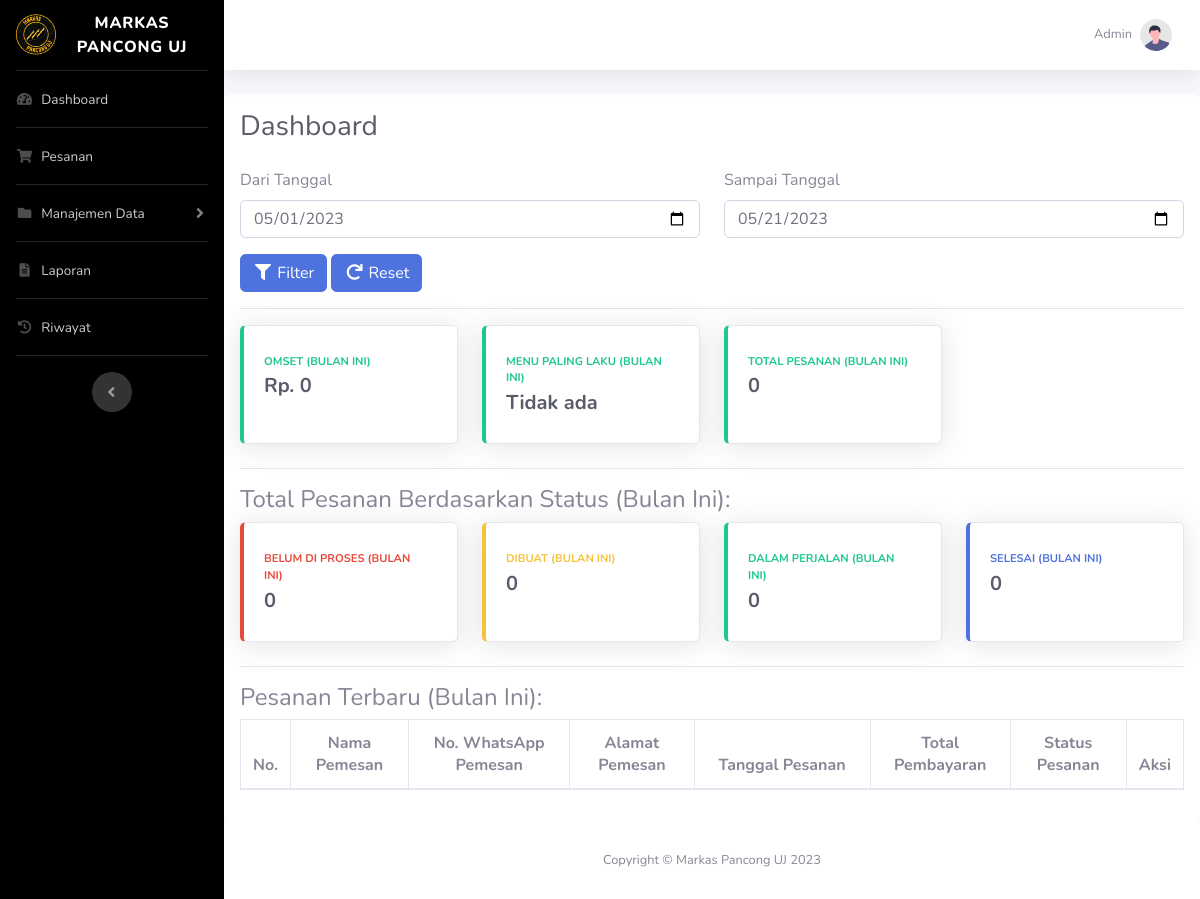
The page /dashboard.php (signed in) on the database as committed earlier.
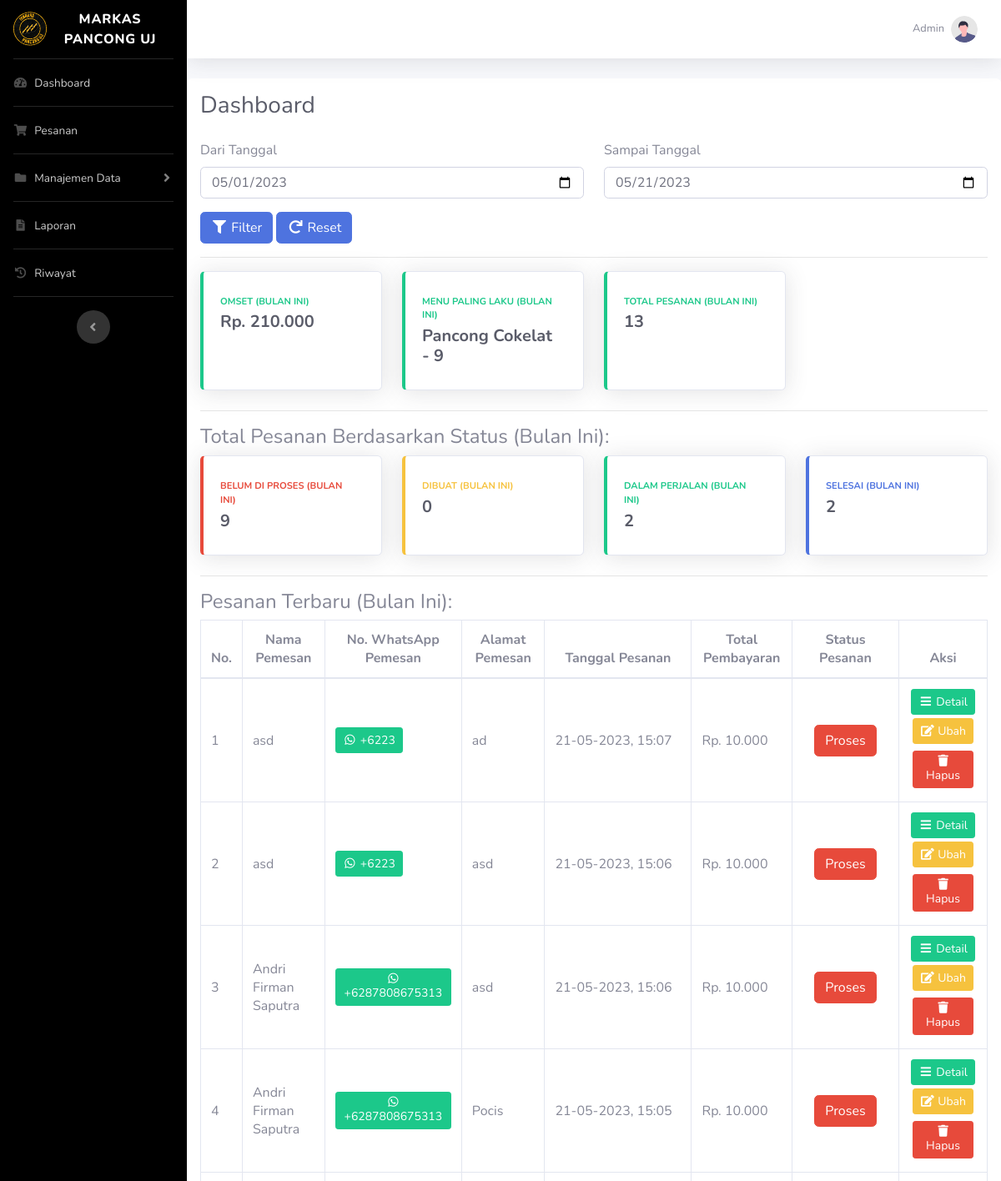
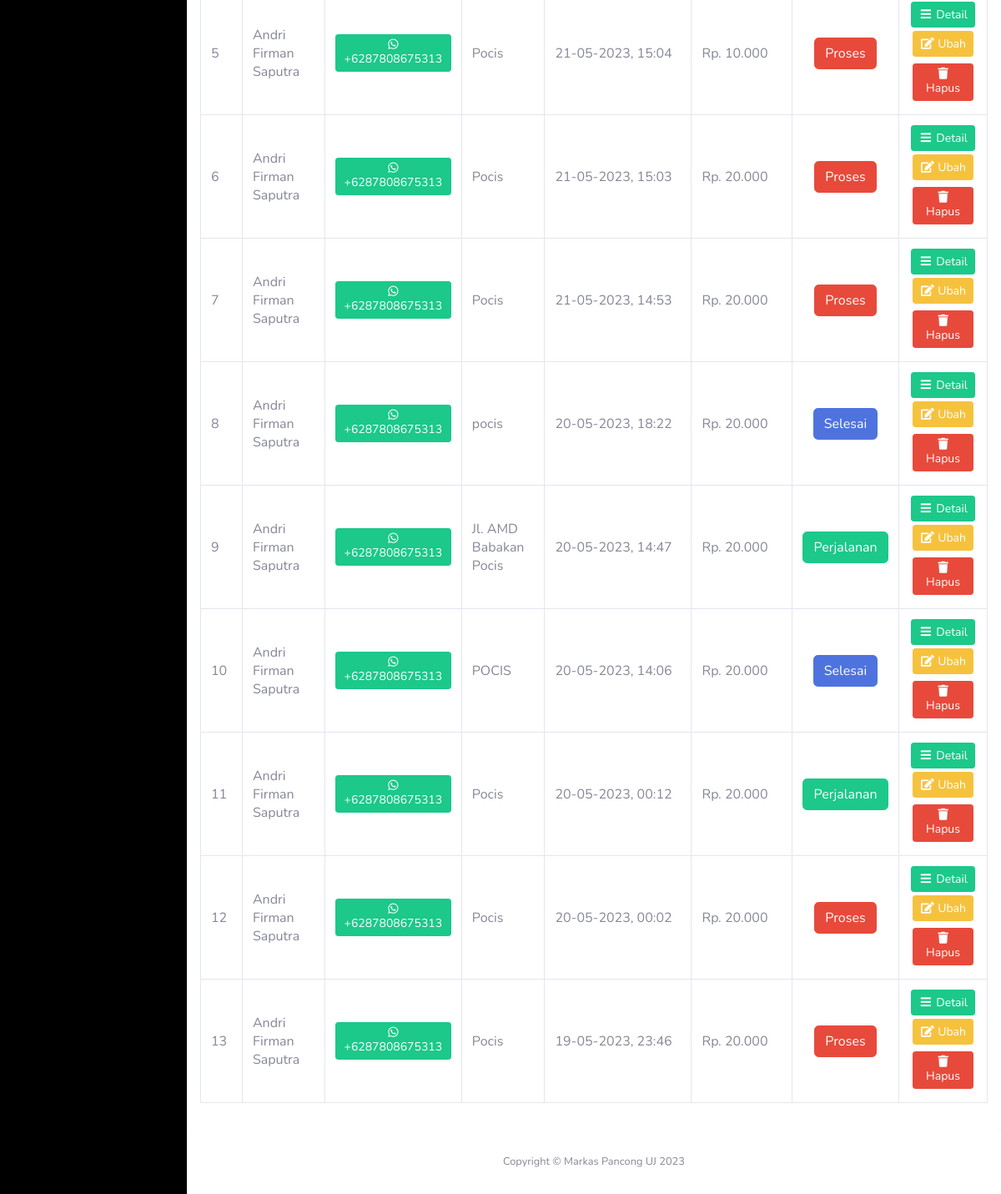
The same page on the database as committed later (2 pictures, top to bottom).
### tables this page shows
CREATE TABLE `detail_pesanan` (
  `id_detail_pesanan` int(11) NOT NULL,
  `id_menu` int(11) NOT NULL,
  `jumlah` int(11) NOT NULL,
  `subtotal` int(11) NOT NULL,
  `kode_pesanan` varchar(25) NOT NULL
);

CREATE TABLE `menu` (
  `id_menu` int(11) NOT NULL,
  `nama_menu` varchar(50) NOT NULL,
  `harga_menu` int(11) NOT NULL,
  `jenis_menu` enum('makanan','minuman') NOT NULL,
  `foto_menu` text NOT NULL
);

CREATE TABLE `pesanan` (
  `kode_pesanan` varchar(25) NOT NULL,
  `nama_pemesan` varchar(50) NOT NULL,
  `no_telp_pemesan` varchar(20) NOT NULL,
  `alamat_pemesan` text NOT NULL,
  `tanggal_pesanan` datetime NOT NULL,
  `total_pembayaran` int(11) DEFAULT NULL,
  `status_pesanan` enum('proses','dibuat','perjalanan','selesai') NOT NULL DEFAULT 'proses',
  `id_user` int(11) DEFAULT NULL
);

### dashboard.php (the view, shortened to what the changed rows need)
<?php
    require_once 'koneksi.php';
    $dari_awal_bulan = date('Y-m-01') . ' 00:00:00';
    $sampai_tanggal_ini = date('Y-m-d') . ' 23:59:59';
    $pesanan_semua = mysqli_num_rows(mysqli_query($koneksi, "SELECT * FROM pesanan WHERE tanggal_pesanan BETWEEN '$dari_awal_bulan' AND '$sampai_tanggal_ini'"));
    $pesanan_proses = mysqli_num_rows(mysqli_query($koneksi, "SELECT * FROM pesanan WHERE status_pesanan = 'proses' AND tanggal_pesanan BETWEEN '$dari_awal_bulan' AND '$sampai_tanggal_ini'"));
    $pesanan_perjalanan = mysqli_num_rows(mysqli_query($koneksi, "SELECT * FROM pesanan WHERE status_pesanan = 'perjalanan' AND tanggal_pesanan BETWEEN '$dari_awal_bulan' AND '$sampai_tanggal_ini'"));
    $pesanan_selesai = mysqli_num_rows(mysqli_query($koneksi, "SELECT * FROM pesanan WHERE status_pesanan = 'selesai' AND tanggal_pesanan BETWEEN '$dari_awal_bulan' AND '$sampai_tanggal_ini'"));
    $pesanan = mysqli_query($koneksi, "SELECT * FROM pesanan WHERE tanggal_pesanan BETWEEN '$dari_awal_bulan' AND '$sampai_tanggal_ini' ORDER BY tanggal_pesanan DESC");
    $omset = mysqli_fetch_assoc(mysqli_query($koneksi, "SELECT *, sum(total_pembayaran) as omset FROM pesanan WHERE tanggal_pesanan BETWEEN '$dari_awal_bulan' AND '$sampai_tanggal_ini'"));
    $menu_paling_laku = mysqli_fetch_assoc(mysqli_query($koneksi, "SELECT *, detail_pesanan.id_menu, nama_menu, SUM(jumlah) as laku FROM detail_pesanan INNER JOIN menu ON detail_pesanan.id_menu = menu.id_menu INNER JOIN pesanan ON pesanan.kode_pesanan = detail_pesanan.kode_pesanan WHERE tanggal_pesanan BETWEEN '$dari_awal_bulan' AND '$sampai_tanggal_ini' GROUP BY detail_pesanan.id_menu ORDER BY laku DESC LIMIT 1"));
 ?>
<!DOCTYPE html>
<html lang="en">
<head>
    <?php include 'head.php' ?>
</head>
<body id="page-top">
    <div id="wrapper">
        <div id="content-wrapper" class="d-flex flex-column">
            <div id="content">
                <div class="container-fluid bg-white rounded p-3">
                    <div class="d-sm-flex align-items-center justify-content-between mb-4">
                        <h1 class="h3 mb-0 text-gray-800">Dashboard</h1>
                    </div>
                    <div class="row">
                        <div class="col-xl-3 col-md-6 mb-4">
                            <div class="card border-left-success shadow h-100 py-2">
                                <div class="card-body">
                                    <div class="row no-gutters align-items-center">
                                        <div class="col mr-2">
                                            <div class="text-xs font-weight-bold text-success text-uppercase mb-1">Omset (<?= (isset($_GET['btnFilter'])) ? "Filter" : "Bulan Ini"; ?>)</div>
                                            <div class="h5 mb-0 font-weight-bold text-gray-800">Rp. <?= str_replace(",", ".", number_format($omset['omset'])); ?></div>
                                        </div>
                                    </div>
                                </div>
                            </div>
                        </div>
                        <div class="col-xl-3 col-md-6 mb-4">
                            <div class="card border-left-success shadow h-100 py-2">
                                <div class="card-body">
                                    <div class="row no-gutters align-items-center">
                                        <div class="col mr-2">
                                            <div class="text-xs font-weight-bold text-success text-uppercase mb-1">Menu Paling Laku (<?= (isset($_GET['btnFilter'])) ? "Filter" : "Bulan Ini"; ?>)</div>
                                            <div class="h5 mb-0 font-weight-bold text-gray-800">
                                                <?php if ($menu_paling_laku): ?>
                                                <?= $menu_paling_laku['nama_menu']; ?> - <?= $menu_paling_laku['laku']; ?>
                                                <?php else: ?>
                                                    Tidak ada
                                                <?php endif ?>
                                            </div>
                                        </div>
                                    </div>
                                </div>
                            </div>
                        </div>
                        <div class="col-xl-3 col-md-6 mb-4">
                            <div class="card border-left-success shadow h-100 py-2">
                                <div class="card-body">
                                    <div class="row no-gutters align-items-center">
                                        <div class="col mr-2">
                                            <div class="text-xs font-weight-bold text-success text-uppercase mb-1">Total Pesanan (<?= (isset($_GET['btnFilter'])) ? "Filter" : "Bulan Ini"; ?>)</div>
                                            <div class="h5 mb-0 font-weight-bold text-gray-800"><?= $pesanan_semua; ?></div>
                                        </div>
                                    </div>
                                </div>
                            </div>
                        </div>
                    </div>
                    <div class="row">
                        <div class="col">
                            <div class="row">
                                <div class="col-xl-3 col-md-6 mb-4">
                                    <a href="pesanan.php?status_pesanan=proses" class="text-decoration-none">
                                        <div class="card border-left-danger shadow h-100 py-2">
                                            <div class="card-body">
                                                <div class="row no-gutters align-items-center">
                                                    <div class="col mr-2">
                                                        <div class="text-xs font-weight-bold text-danger text-uppercase mb-1">Belum Di Proses (<?= (isset($_GET['btnFilter'])) ? "Filter" : "Bulan Ini"; ?>)</div>
                                                        <div class="h5 mb-0 font-weight-bold text-gray-800"><?= $pesanan_proses; ?></div>
                                                    </div>
                                                </div>
                                            </div>
                                        </div>
                                    </a>
                                </div>
                                <div class="col-xl-3 col-md-6 mb-4">
                                    <a href="pesanan.php?status_pesanan=perjalanan" class="text-decoration-none">
                                        <div class="card border-left-success shadow h-100 py-2">
                                            <div class="card-body">
                                                <div class="row no-gutters align-items-center">
                                                    <div class="col mr-2">
                                                        <div class="row no-gutters align-items-center">
                                                            <div class="col-auto">
                                                                <div class="h5 mb-0 font-weight-bold text-gray-800"><?= $pesanan_perjalanan; ?></div>
                                                            </div>
                                                        </div>
                                                    </div>
                                                </div>
                                            </div>
                                        </div>
                                    </a>
                                </div>
                                <div class="col-xl-3 col-md-6 mb-4">
                                    <a href="pesanan.php?status_pesanan=selesai" class="text-decoration-none">
                                        <div class="card border-left-primary shadow h-100 py-2">
                                            <div class="card-body">
                                                <div class="row no-gutters align-items-center">
                                                    <div class="col mr-2">
                                                        <div class="text-xs font-weight-bold text-primary text-uppercase mb-1">Selesai (<?= (isset($_GET['btnFilter'])) ? "Filter" : "Bulan Ini"; ?>)</div>
                                                        <div class="h5 mb-0 font-weight-bold text-gray-800"><?= $pesanan_selesai; ?></div>
                                                    </div>
                                                </div>
                                            </div>
                                        </div>
                                    </a>
                                </div>
                            </div>
                        </div>
                    </div>
                    <div class="row">
                        <div class="col">
                            <div class="table-responsive">
                                <table class="table table-bordered" id="dataTable" cellspacing="0">
                                    <thead>
                                        <tr class="text-center">
                                            <th>No.</th>
                                            <th>Nama Pemesan</th>
                                            <th>No. WhatsApp Pemesan</th>
                                            <th>Alamat Pemesan</th>
                                            <th style="min-width: 11rem;">Tanggal Pesanan</th>
                                            <th>Total Pembayaran</th>
                                            <th>Status Pesanan</th>
                                            <th>Aksi</th>
                                        </tr>
                                    </thead>
                                    <tbody>
                                        <?php $i = 1; ?>
                                        <?php foreach ($pesanan as $dp): ?>
                                            <tr>
                                                <td class="align-middle"><?= $i++; ?></td>
                                                <td class="align-middle"><?= $dp['nama_pemesan']; ?></td>
                                                <?php
                                                    $toNumber62 = $dp['no_telp_pemesan'];
                                                    if (substr($toNumber62, 0, 2) != "62") {
                                                        $toNumber62 = substr_replace($toNumber62, "62", 0, 1);
                                                    }
                                                 ?>
                                                <td class="align-middle"><a target="_blank" class="btn btn-sm btn-success" href="https://wa.me/<?= $toNumber62; ?>"><i class="fab fa-fw fa-whatsapp"></i> +<?= $toNumber62; ?></a></td>
                                                <td class="align-middle"><?= $dp['alamat_pemesan']; ?></td>
                                                <td class="align-middle"><?= date("d-m-Y, H:i", strtotime($dp['tanggal_pesanan'])); ?></td>
                                                <td class="align-middle">
                                                    Rp. <?= str_replace(",", ".", number_format($dp['total_pembayaran'])); ?>
                                                </td>
                                                <td class="align-middle text-center">
                                                    <?php if ($dp['status_pesanan'] == 'proses'): ?>
                                                        <a onclick="return confirm('Apakah Anda yakin ingin mengubah status menjadi dibuat?')" href="ubah_status.php?kode_pesanan=<?= $dp['kode_pesanan']; ?>&status=dibuat" class="btn btn-danger"><?= ucwords($dp['status_pesanan']); ?></a>
                                                    <?php elseif ($dp['status_pesanan'] == 'dibuat'): ?>
                                                        <a onclick="return confirm('Apakah Anda yakin ingin mengubah status menjadi perjalanan?')" href="ubah_status.php?kode_pesanan=<?= $dp['kode_pesanan']; ?>&status=perjalanan" class="btn btn-warning"><?= ucwords($dp['status_pesanan']); ?></a>
                                                    <?php elseif ($dp['status_pesanan'] == 'perjalanan'): ?>
                                                        <a onclick="return confirm('Apakah Anda yakin ingin mengubah status menjadi selesai?')" href="ubah_status.php?kode_pesanan=<?= $dp['kode_pesanan']; ?>&status=selesai" class="btn btn-success"><?= ucwords($dp['status_pesanan']); ?></a>
                                                    <?php elseif ($dp['status_pesanan'] == 'selesai'): ?>
                                                        <a class="btn btn-primary"><?= ucwords($dp['status_pesanan']); ?></a>
                                                    <?php endif ?>
                                                </td>
                                                <td class="text-center align-middle">
                                                    <a class="btn btn-sm btn-success" href="detail_pesanan.php?kode_pesanan=<?= $dp['kode_pesanan']; ?>"><i class="fas fa-fw fa-bars"></i> Detail</a>
                                                    <a class="btn btn-sm btn-warning text-white m-1" data-toggle="modal" data-target="#ubahPesananModal<?= $dp['kode_pesanan']; ?>"><i class="fas fa-fw fa-edit"></i> Ubah</a>
                                                    <a class="btn btn-sm btn-danger text-white m-1" href="hapus_pesanan.php?kode_pesanan=<?= $dp['kode_pesanan']; ?>" onclick="return confirm('Apakah Anda yakin ingin menghapus pesanan dengan nama pemesan <?= $dp['nama_pemesan']; ?>?')"><i class="fas fa-fw fa-trash"></i> Hapus</a>
                                                </td>
                                            </tr>
                                        <?php endforeach ?>
                                    </tbody>
                                </table>
                            </div>
                        </div>
                    </div>
                </div>
            </div>
        </div>
    </div>
</body>
</html>

Rows that differ between the two databases and show on the page:
now on this page (row edited): detail_pesanan: id_menu.nama_menu "Pancong Cokelat"
added pesanan: nama_pemesan "asd", no_telp_pemesan "6223", alamat_pemesan "ad", tanggal_pesanan "21-05-2023, 15:07", total_pembayaran "10.000", status_pesanan "Proses"
added pesanan: nama_pemesan "asd", no_telp_pemesan "6223", alamat_pemesan "asd", tanggal_pesanan "21-05-2023, 15:06", total_pembayaran "10.000", status_pesanan "Proses"
added pesanan: nama_pemesan "Andri Firman Saputra", no_telp_pemesan "6287808675313", alamat_pemesan "asd", tanggal_pesanan "21-05-2023, 15:06", total_pembayaran "10.000", status_pesanan "Proses"
added pesanan: nama_pemesan "Andri Firman Saputra", no_telp_pemesan "6287808675313", alamat_pemesan "Pocis", tanggal_pesanan "21-05-2023, 15:05", total_pembayaran "10.000", status_pesanan "Proses"
added pesanan: nama_pemesan "Andri Firman Saputra", no_telp_pemesan "6287808675313", alamat_pemesan "Pocis", tanggal_pesanan "21-05-2023, 15:04", total_pembayaran "10.000", status_pesanan "Proses"
added pesanan: nama_pemesan "Andri Firman Saputra", no_telp_pemesan "6287808675313", alamat_pemesan "Pocis", tanggal_pesanan "21-05-2023, 15:03", total_pembayaran "20.000", status_pesanan "Proses"
added pesanan: nama_pemesan "Andri Firman Saputra", no_telp_pemesan "6287808675313", alamat_pemesan "Pocis", tanggal_pesanan "21-05-2023, 14:53", total_pembayaran "20.000", status_pesanan "Proses"
added pesanan: nama_pemesan "Andri Firman Saputra", no_telp_pemesan "6287808675313", alamat_pemesan "pocis", tanggal_pesanan "20-05-2023, 18:22", total_pembayaran "20.000", status_pesanan "Selesai"
added pesanan: nama_pemesan "Andri Firman Saputra", no_telp_pemesan "6287808675313", alamat_pemesan "Jl. AMD Babakan Pocis", tanggal_pesanan "20-05-2023, 14:47", total_pembayaran "20.000", status_pesanan "Perjalanan"
added pesanan: nama_pemesan "Andri Firman Saputra", no_telp_pemesan "6287808675313", alamat_pemesan "POCIS", tanggal_pesanan "20-05-2023, 14:06", total_pembayaran "20.000", status_pesanan "Selesai"
added pesanan: nama_pemesan "Andri Firman Saputra", no_telp_pemesan "6287808675313", alamat_pemesan "Pocis", tanggal_pesanan "20-05-2023, 00:12", total_pembayaran "20.000", status_pesanan "Perjalanan"
added pesanan: nama_pemesan "Andri Firman Saputra", no_telp_pemesan "6287808675313", alamat_pemesan "Pocis", tanggal_pesanan "20-05-2023, 00:02", total_pembayaran "20.000", status_pesanan "Proses"
added pesanan: nama_pemesan "Andri Firman Saputra", no_telp_pemesan "6287808675313", alamat_pemesan "Pocis", tanggal_pesanan "19-05-2023, 23:46", total_pembayaran "20.000", status_pesanan "Proses"
Other text that changed with them:
str_replace(",", ".", number_format($omset['omset'])): "0" → "210.000"
$menu_paling_laku['laku']: (not shown) → "9"
$pesanan_semua: "0" → "13"
$pesanan_proses: "0" → "9"
$pesanan_perjalanan: "0" → "2"
$pesanan_selesai: "0" → "2"
text no longer shown: "Tidak ada"
